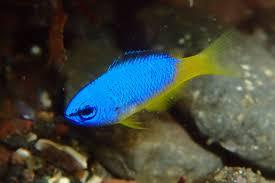
#> input picture opencv/img/fish01.jpg, 275 x 183 px
$ jupyter execute Question1-10.ipynb
#> lines starting #> are read from the running program, lines starting #| are printed output that depends on the picture; after the words box and inside, x2 and y2 are one past the last pixel; in counts of white or black regions, pixels touching at a corner belong together
[cell 1]
import numpy as np
import matplotlib.pyplot as plt
from matplotlib import cm
import cv2
from skimage import io

img_orig = io.imread("img/fish01.jpg")
#> img_orig is the input picture: shape (183, 275, 3); mean R, G, B 63.2, 68, 59.9

plt.imshow(img_orig)
plt.show()

## Q.1. チャネル入れ替え
画像を読み込み、RGBをBGRに入れ替える。

[cell 2]
def rgb2bgr(img):
    return img[..., ::-1]

img_bgr = rgb2bgr(img_orig)

plt.figure(figsize=(12, 4))
plt.subplot(1, 2, 1); plt.title('input'); plt.imshow(img_orig)
plt.subplot(1, 2, 2); plt.title('answer'); plt.imshow(img_bgr)
plt.show()
#> figure, not shown here; B, G, R data is drawn as R, G, B

## Q.2. グレースケール Grayscale
画像をグレースケールにする。グレースケールは以下の式で表される。
```math
Grayscale = 0.2126R + 0.7152G + 0.0722B
```

[cell 3]
img_gray = cv2.cvtColor(img_orig, cv2.COLOR_RGB2GRAY)
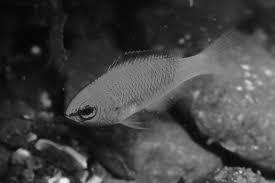
#> img_gray: shape (183, 275); min 1, max 244, mean 65.7

plt.figure(figsize=(12, 4))
plt.subplot(1, 2, 1); plt.title('input'); plt.imshow(img_orig)
plt.subplot(1, 2, 2); plt.title('answer'); plt.imshow(img_gray, cmap='gray')
plt.show()

## Q.3. 二値化, Binarization
画像を二値化する。二値化とは、画像を特定の値を閾値として黒と白の二値で表現する方法。
 1. グレースケール化
 2. 閾値を110にして二値化

[cell 4]
img_gray = cv2.cvtColor(img_orig, cv2.COLOR_RGB2GRAY)
th, img_bin = cv2.threshold(img_gray, 110, 255, cv2.THRESH_BINARY)
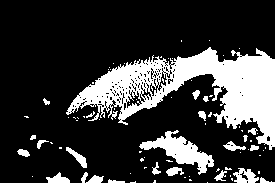
#> img_bin: shape (183, 275); 22.4% white; 82 white regions (58 under 20 px), largest, box (x1, y1, x2, y2) and area: (66, 47, 275, 150) 8407, (139, 130, 214, 175) 1195, (233, 168, 259, 183) 234

plt.figure(figsize=(12, 4))
plt.subplot(1, 3, 1); plt.title('input'); plt.imshow(img_orig)
plt.subplot(1, 3, 2); plt.title('gray'); plt.imshow(img_gray, cmap='gray')
plt.subplot(1, 3, 3); plt.title('answer'); plt.imshow(img_bin, cmap='gray')
plt.show()

## Q.4. 大津の二値化, Otsu's binarization
大津の二値化を実装する。
1. グレースケール化
2. 大津の二値化 \
大津の二値化とは判別分析法と呼ばれ、二値化における分離の閾値を自動決定する教師なし手法であるこれはクラス内分散とクラス間分散の比から計算される。

[cell 5]
th, img_bin = cv2.threshold(img_gray, 0, 255, cv2.THRESH_BINARY + cv2.THRESH_OTSU)
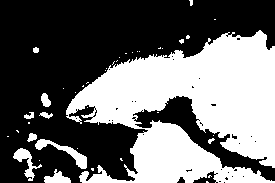
#> img_bin: shape (183, 275); 41.5% white; 41 white regions (31 under 20 px), largest, box (x1, y1, x2, y2) and area: (66, 30, 275, 183) 19560, (35, 139, 87, 169) 405, (13, 148, 42, 181) 306
#> th = 72
print('threshold >>', th)
#| threshold >> 72.0

plt.figure(figsize=(12, 4))
plt.subplot(1, 3, 1); plt.title('input'); plt.imshow(img_orig)
plt.subplot(1, 3, 2); plt.title('gray'); plt.imshow(img_gray, cmap='gray')
plt.subplot(1, 3, 3); plt.title('answer'); plt.imshow(img_bin, cmap='gray')
plt.show()

## Q.5. HSV変換, HSV transformation
HSV変換を実装して、色相Hを反転する。

[cell 6]
hsv = cv2.cvtColor(img_orig, cv2.COLOR_RGB2HSV) # RGB -> HSV
#> hsv: shape (183, 275, 3); mean H, S, V 42.1, 125, 84.1
hsv[..., 0] = (hsv[..., 0] + 90) % 180 # Hue of opencv is defined [0, 180]
#> hsv: shape (183, 275, 3); mean H, S, V 95.6, 125, 84.1
img_hsv = cv2.cvtColor(hsv, cv2.COLOR_HSV2RGB) # HSV -> RGB
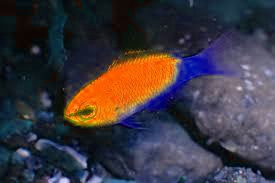
#> img_hsv: shape (183, 275, 3); mean R, G, B 61.1, 55.2, 63.6

plt.figure(figsize=(12, 4))
plt.subplot(1, 2, 1); plt.title('input'); plt.imshow(img_orig)
plt.subplot(1, 2, 2); plt.title('answer'); plt.imshow(img_hsv)
plt.show()

### H,S,Vをそれぞれ見てみる

[cell 7]
plt.figure(figsize=(12, 4))
plt.subplot(1, 4, 1); plt.title('input'); plt.imshow(img_orig)
plt.subplot(1, 4, 2); plt.title('Hue'); plt.imshow(hsv[..., 0]/360, cmap='hsv')
plt.subplot(1, 4, 3); plt.title('Saturation'); plt.imshow(hsv[..., 1], cmap='gray')
plt.subplot(1, 4, 4); plt.title('Value'); plt.imshow(hsv[..., 2], cmap='gray')
plt.show()

### 他の画像でも見てみる

[cell 8]
img_another = io.imread('./img/fish02.jpg')
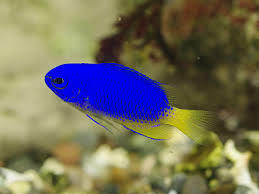
#> input picture opencv/img/fish02.jpg, 259 x 194 px
#> img_another is the input picture: shape (194, 259, 3); mean R, G, B 115.4, 111.4, 91.1

hsv = cv2.cvtColor(img_another, cv2.COLOR_RGB2HSV)
#> hsv: shape (194, 259, 3); mean H, S, V 37.7, 124.5, 137

plt.figure(figsize=(12, 4))
plt.subplot(1, 4, 1); plt.title('input'); plt.imshow(img_another)
plt.subplot(1, 4, 2); plt.title('Hue'); plt.imshow(hsv[..., 0], cmap='hsv')
plt.subplot(1, 4, 3); plt.title('Saturation'); plt.imshow(hsv[..., 1], cmap='gray')
plt.subplot(1, 4, 4); plt.title('Value'); plt.imshow(hsv[..., 2], cmap='gray')
plt.show()

### Hueを見てみる

[cell 9]
plt.figure(figsize=(12, 4))
plt.subplot(1, 3, 1); plt.title('input'); plt.imshow(img_another)
plt.subplot(1, 3, 2); plt.title('input hue'); plt.imshow(hsv[..., 0]/360, cmap='hsv')
plt.subplot(1, 3, 3); plt.title('Hue color')
for i in range(360):
    plt.vlines(i, 0, 1, color=cm.hsv(i / 360))

plt.show()
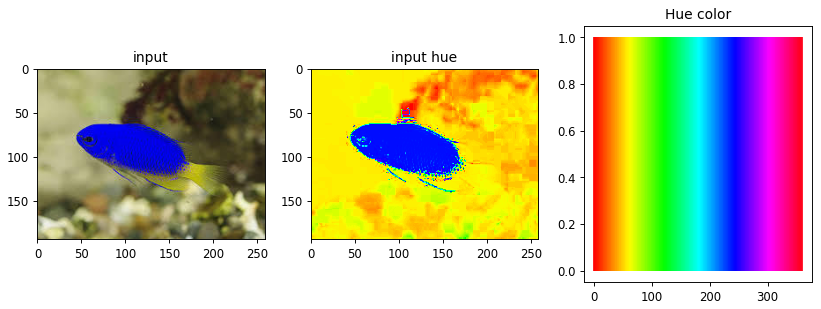
#> figure drawn by matplotlib, 3 panels

## Q.6. 減色, color subtraction
ここでは画像の値を256^3から4^3の値に減色する。
すなわちR,G,Bを{32, 96, 160, 224}の4値に減色する。

[cell 10]
def color_subtraction(img, div=4):
#> called with div = 4
    th = 256 // div
    return np.clip(img // th * th + th // 2, 0, 255)
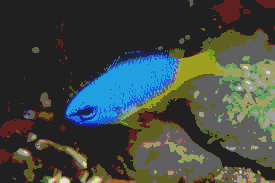
#> returned value: shape (183, 275, 3); mean of channels 0, 1, 2 64.2, 71.6, 65.6; drawn as R, G, B

# 減色処理
img_sub = color_subtraction(img_orig)

plt.figure(figsize=(12, 4))
plt.subplot(1, 2, 1); plt.title('input'); plt.imshow(img_orig)
plt.subplot(1, 2, 2); plt.title('answer'); plt.imshow(img_sub)
plt.show()

### 減色を8値にしてみる
8値でも元の画像に相当近い見た目を保持できている。
色空間はかなり削減できる。

[cell 11]
img_sub = color_subtraction(img_orig, div=8)

plt.figure(figsize=(12, 4))
plt.subplot(1, 2, 1); plt.title('input'); plt.imshow(img_orig)
plt.subplot(1, 2, 2); plt.title('answer'); plt.imshow(img_sub)
plt.show()

## Q.7. 平均プーリング, average pooling
ここでは画像をグリッド分割し、各領域内の平均値でその領域内の値を埋める。
この操作をプーリング処理と呼ぶ。

[cell 12]
def pool_average(img, ksize_h=8, ksize_w=8):
#> called with ksize_h = 8, ksize_w = 8
    _img = img.copy().astype(np.float32)

    # padding
    h, w = img.shape[:2]
#> h = 183; w = 275
    outer_h = h % ksize_h
#> outer_h = 7
    pad_top = outer_h // 2
#> pad_top = 3
    pad_bottom = outer_h - pad_top
#> pad_bottom = 4
    outer_w = w % ksize_w
#> outer_w = 3
    pad_left = outer_w // 2
#> pad_left = 1
    pad_right = outer_w - pad_left
#> pad_right = 2

    _img = np.pad(_img, [(pad_top, pad_bottom), (pad_left, pad_right), (0, 0)], 'edge')
    out = np.zeros_like(_img)

    new_h, new_w = out.shape[:2]
#> new_h = 190; new_w = 278
    c = 1 if len(out.shape) == 2 else out.shape[2]
#> c = 3

    # filtering
    for iy in range(0, new_h, ksize_h):
        for ix in range(0, new_w, ksize_w):
            for ic in range(c):
                out[iy:iy+ksize_h, ix:ix+ksize_w, ic] = _img[iy:iy+ksize_h, ix:ix+ksize_w, ic].mean()

    out = out[pad_top:pad_top+h, pad_left:pad_left+w]
#> out: shape (183, 275, 3) float32

    return np.clip(out, 0, 255).astype(np.uint8)

img_pool = pool_average(img_orig)

plt.figure(figsize=(12, 4))
plt.subplot(1, 2, 1); plt.title('input'); plt.imshow(img_orig)
plt.subplot(1, 2, 2); plt.title('answer'); plt.imshow(img_pool)
plt.show()

### フィルタサイズを大きくすると
フィルタサイズが大きくなると、ピンボケの度合いが強くなる

[cell 13]
img_pool = pool_average(img_orig, ksize_h=16, ksize_w=16)
#> call 2 of pool_average, with ksize_h = 16, ksize_w = 16
#> after the loop in pool_average (call 2), `for iy in range(0, new_h, ksize_h):`:
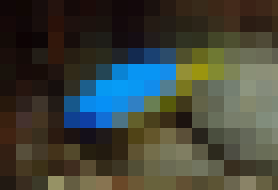
#> out: shape (190, 278, 3) float32; mean of channels 0, 1, 2 63.9, 68, 59.4; drawn as R, G, B

plt.figure(figsize=(12, 4))
plt.subplot(1, 2, 1); plt.title('input'); plt.imshow(img_orig)
plt.subplot(1, 2, 2); plt.title('answer'); plt.imshow(img_pool)
plt.show()

## Q.8. 最大プーリング, max pooling
平均値ではなく、最大値でプーリング処理を行う。

[cell 14]
def pool_max(img, ksize_h=8, ksize_w=8):
#> called with ksize_h = 8, ksize_w = 8
    _img = img.copy().astype(np.float32)

    # padding
    h, w = img.shape[:2]
#> h = 183; w = 275
    outer_h = h % ksize_h
#> outer_h = 7
    pad_top = outer_h // 2
#> pad_top = 3
    pad_bottom = outer_h - pad_top
    outer_w = w % ksize_w
    pad_left = outer_w // 2
    pad_right = outer_w - pad_left

    _img = np.pad(_img, [(pad_top, pad_bottom), (pad_left, pad_right), (0, 0)], 'edge')
    out = np.zeros_like(_img)

    new_h, new_w = out.shape[:2]
    c = 1 if len(out.shape) == 2 else out.shape[2]

    # filtering
    for iy in range(0, new_h, ksize_h):
        for ix in range(0, new_w, ksize_w):
            for ic in range(c):
                out[iy:iy+ksize_h, ix:ix+ksize_w, ic] = _img[iy:iy+ksize_h, ix:ix+ksize_w, ic].max()
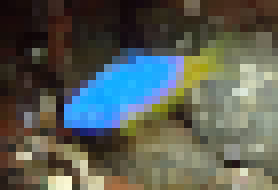
#> out: shape (190, 278, 3) float32; mean of channels 0, 1, 2 88.6, 93.2, 85; drawn as R, G, B

    out = out[pad_top:pad_top+h, pad_left:pad_left+w]
#> out: shape (183, 275, 3) float32
    return np.clip(out, 0, 255).astype(np.uint8)

img_pool = pool_max(img_orig)

plt.figure(figsize=(12, 4))
plt.subplot(1, 2, 1); plt.title('input'); plt.imshow(img_orig)
plt.subplot(1, 2, 2); plt.title('answer'); plt.imshow(img_pool)
plt.show()

## Q.9. ガウシアンフィルタ, gaussian filter
ガウシアンフィルタとは画像の平滑化を行うフィルタの一種であり、ノイズ除去にも使われる。\
ノイズ除去には他にも、メディアンフィルタ(Q.10)、平滑化フィルタ(Q.11)、LoGフィルタ(Q.19)などがある。\
ガウシアンフィルタは注目画素の周辺画素を、ガウス分布による重み付けで平滑化し、次式で定義される。このような重みはカーネルやフィルタと呼ばれる。

[cell 15]
img_gau = cv2.GaussianBlur(img_orig, (3, 3), 1.3)

plt.figure(figsize=(12, 4))
plt.subplot(1, 2, 1); plt.title('input'); plt.imshow(img_orig)
plt.subplot(1, 2, 2); plt.title('answer'); plt.imshow(img_gau)
plt.show()

### カーネルサイズやsigmaを変えてみる
カーネルサイズを大きくすると、画像がぼやける。逆にぼやけたことでノイズが分かりにくくなったと言える。\
sigmaを大きくすると、ノイズがかなり消えた。Gaussianのsigmaは周辺との重みバランスが均衡化されるので、ノイズが消えやすくなった。

[cell 16]
plt.figure(figsize=(12, 4))
plt.subplot(1, 4, 1); plt.title('input'); plt.imshow(img_orig)

plt.subplot(1, 4, 2); plt.title('answer')
img_gau = cv2.GaussianBlur(img_orig, (3, 3), 1.3)
plt.imshow(img_gau)

plt.subplot(1, 4, 3); plt.title('ksize = 7')
img_gau = cv2.GaussianBlur(img_orig, (7, 7), 1.3)
plt.imshow(img_gau)

plt.subplot(1, 4, 4); plt.title('sigma = 3')
img_gau = cv2.GaussianBlur(img_orig, (7, 7), 3)
plt.imshow(img_gau)

plt.show()

### Gaussianについて
sigmaが広がると、グラフが横広がりになる。つまり、GaussianFilterでは重みが均一化されるので、Meanフィルタに近づく。

[cell 17]
from mpl_toolkits.mplot3d import Axes3D

def gaussian(sigma):
    x = np.arange(-8, 8, 0.1)
    y = np.arange(-8, 8, 0.1)
    x, y = np.meshgrid(x, y)
    z = 1 / (2 * np.pi * (sigma ** 2)) * np.exp(-(x ** 2 + y ** 2) / (2 * sigma ** 2))
    return x, y, z

fig = plt.figure(figsize=(12, 4))
ax = fig.add_subplot(1, 2, 1, projection='3d')
x, y, z = gaussian(1.3)
ax.scatter3D(x, y, z, s=1, marker='.')
ax.set_xlabel('x'); ax.set_ylabel('y'); ax.set_zlabel('z')
ax.set_title('sigma = 1.3')

ax2 = fig.add_subplot(1, 2, 2, projection='3d')
x, y, z = gaussian(3)
ax2.scatter3D(x, y, z, s=1, marker='.')
ax2.set_title('sigma = 3')

plt.show()
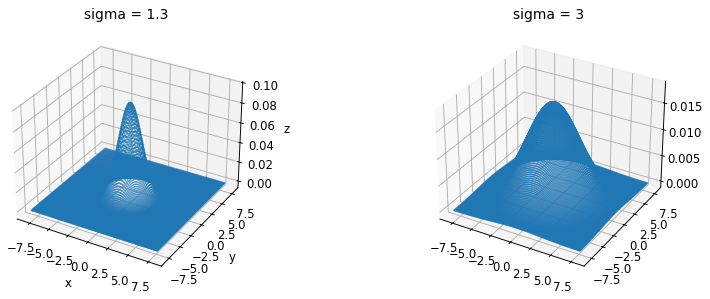
#> figure drawn by matplotlib, 2 panels

## Q.10. メディアンフィルタ, median filter
メディアンフィルタとは画像の平滑化を行うフィルタの一種。\
これは注目画素の3x3の領域内の、メディアン値（中央値）を出力するフィルタ。

[cell 18]
img_med = cv2.medianBlur(img_orig, 3)

plt.figure(figsize=(12, 3))
plt.subplot(1, 2, 1); plt.title('input'); plt.imshow(img_orig)
plt.subplot(1, 2, 2); plt.title('answer'); plt.imshow(img_med)
plt.show()
